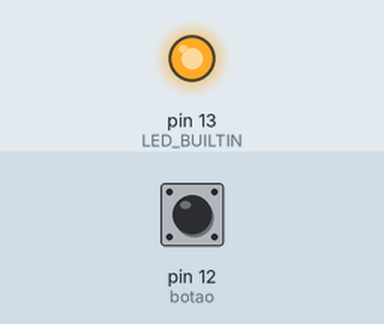
Simulated run of this sketch. Board: Arduino Uno, built with avr-gcc and run on an emulated ATmega328P. On the bench: output pins drawn as LEDs (lit = HIGH). Inputs (shaded band) come from the test bench; at power-on: pin 12 (botao) HIGH.

Above: at 1.2 s.
1.3 s: pin 12 (botao) pulled LOW for 0.15 s
At 1.37 s:
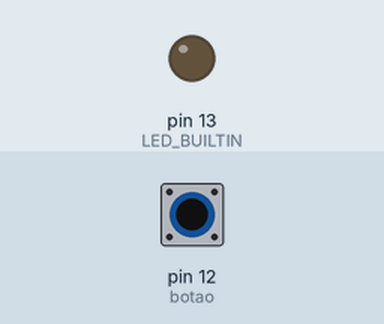
2.9 s: pin 12 (botao) pulled LOW for 3.2 s
At 6.7 s:
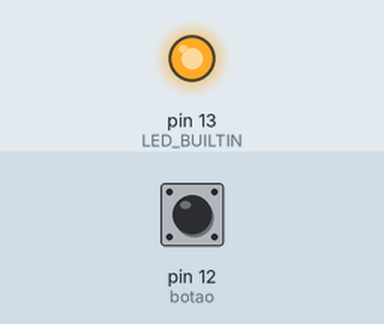
Timing chart, 0 to 8.2 s (numbered marks = the images above; inputs shaded):
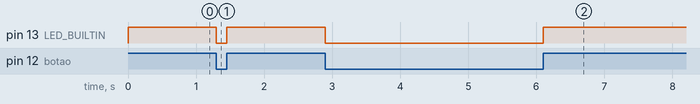

The sketch:

02._Um_botao_LED.ino
```cpp
/* Programa....: 02._Um_botao_LED.ino
 * Autor.......: Fernando Bryan Frizzarin
 * Observações.: Após a ligação correta do botão, ao mantê-lo
 *               pressioná-lo o LED embutido acenderá.
 *               Os pinos já possuem resistor PULL-UP integrado
 *               que podem ser ativados usando o modo INPUT_PULLUP
 *               A leitura do botão é sempre LOW.
 * Montagem....: O botão 1 está entre o GPIO12 (D6) e o GND
 */
int botao = 12;

void setup() {
  pinMode(LED_BUILTIN, OUTPUT);
  pinMode(botao, INPUT_PULLUP);
}

void loop() {
  int leitura = digitalRead(botao);
  if(leitura == LOW) {
    digitalWrite(LED_BUILTIN, LOW);
  } else {
    digitalWrite(LED_BUILTIN, HIGH);
  }
}
```

Measured:
- after the input at 1.3 s, pin 13 (LED_BUILTIN): HIGH → LOW at once, → HIGH 0.15 s later
- after the input at 2.9 s, pin 13 (LED_BUILTIN): HIGH → LOW at once, → HIGH 3.2 s later
